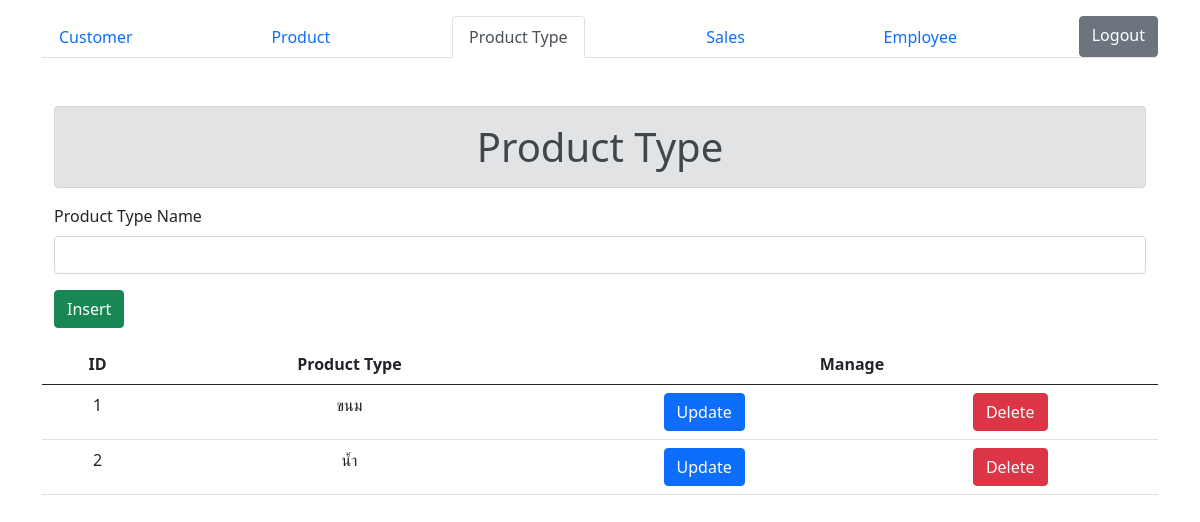
Screenshot of /product-type.php (signed in) with the database file from the repository.
### tables this page shows
CREATE TABLE `product_type` (
  `pdt_id` int(11) NOT NULL,
  `pdt_name` varchar(20) NOT NULL
);

### product-type.php (the view, shortened to what this page needs)
<?php
    include('connection.php');
?>
<!DOCTYPE html>
<html lang="en">
<head>
    <link rel="stylesheet" href="https://stackpath.bootstrapcdn.com/bootstrap/5.0.0-alpha1/css/bootstrap.min.css">
</head>
<body>
    <div class="container mt-3 align-items-center">
    <ul class="nav nav-tabs d-flex justify-content-between">
            <li class="nav-item">
                <a class="nav-link" href="index.php">Customer</a>
            </li>
            <li class="nav-item">
                <a class="nav-link " href="product.php">Product</a>
            </li>
            <li class="nav-item">
                <a class="nav-link active" aria-current="page" href="product-type.php">Product Type</a>
            </li>
            <li class="nav-item">
                <a class="nav-link" href="sales.php">Sales</a>
            </li>
            <li class="nav-item">
                <a class="nav-link" href="employee.php">Employee</a>
            </li>
            <a href="logout.php" role="button" class="btn btn-secondary float-end">Logout</a>
        </ul>
        <div class="container mt-5">
            <h1 class="text-center alert alert-secondary">Product Type</h1>
            <?php
                if(isset($_GET['id'])) {
                    echo '<form action="update.php?form=product_type" method="POST">';
                }else {
                    echo '<form action="insert.php?form=product_type" method="POST">';
                }
            ?>
                <div class="d-flex flew-row">
                    <div class="flex-grow-1">
                        <label for="ptype" class="form-label">Product Type Name</label>
                        <input class="form-control" type="text" name="ptype" value="<?php if(isset($_GET['ptype'])) { echo $_GET['ptype']; unset($_GET['ptype']); }?>">
                    </div>
                </div>
                <input class="btn btn-success mt-3" type="submit" value="<?php if(isset($_GET['id'])) { echo "Update";} else {echo "Insert"; } ?>">
            </form>
        </div>
        <table class="table mt-3">
            <thead>
                <tr>
                    <th class="text-center">ID</th>
                    <th class="text-center">Product Type</th>
                    <th colspan="2" class="text-center">Manage</th>
                </tr>
            </thead>
            <tbody>
                <?php
                    $sql = "Select * from product_type;";
                    $result = $con->query($sql);
                    if($result->num_rows > 0) {
                        while($row = $result->fetch_assoc()) {
                            echo "<tr>";
                                echo '<td class="text-center">'. $row['pdt_id'] . '</td>';
                                echo '<td class="text-center">'. $row['pdt_name'] . '</td>';
                                echo '<td class="text-center"><a role="button" class="btn btn-primary" href="product-type.php?id=' . $row['pdt_id'] .'&ptype='.$row['pdt_name'].'">Update</a></td>';
                                echo '<td class="text-center"><a role="button" class="btn btn-danger" href="delete.php?id=' . $row['pdt_id'] .'&form=product_type">Delete</a></td>';
                            echo '</tr>';
                        }
                    }else {
                        echo '<td class="text-center" colspan="3">No Data in Table</td>';
                    }
                ?>
            </tbody>
        </table>
    </div>
</body>
</html>

### rows the page displays
product_type: pdt_id "1", pdt_name "ขนม"
product_type: pdt_id "2", pdt_name "น้ำ"
